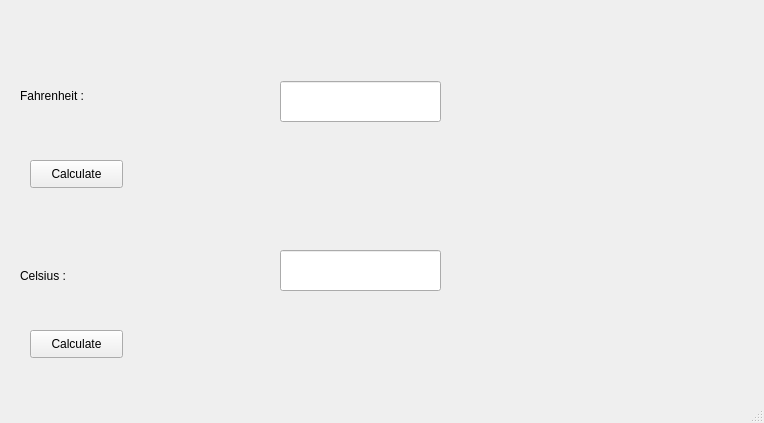
<?xml version="1.0" encoding="UTF-8"?>
<ui version="4.0">
 <class>MainWindow</class>
 <widget class="QMainWindow" name="MainWindow">
  <property name="geometry">
   <rect>
    <x>0</x>
    <y>0</y>
    <width>764</width>
    <height>423</height>
   </rect>
  </property>
  <property name="windowTitle">
   <string>MainWindow</string>
  </property>
  <widget class="QWidget" name="centralwidget">
   <widget class="QLabel" name="fahrenlabel">
    <property name="geometry">
     <rect>
      <x>20</x>
      <y>70</y>
      <width>241</width>
      <height>51</height>
     </rect>
    </property>
    <property name="text">
     <string>Fahrenheit :</string>
    </property>
   </widget>
   <widget class="QLineEdit" name="lineEdit">
    <property name="geometry">
     <rect>
      <x>280</x>
      <y>81</y>
      <width>161</width>
      <height>41</height>
     </rect>
    </property>
   </widget>
   <widget class="QLabel" name="label_2">
    <property name="geometry">
     <rect>
      <x>20</x>
      <y>250</y>
      <width>241</width>
      <height>51</height>
     </rect>
    </property>
    <property name="text">
     <string>Celsius : </string>
    </property>
   </widget>
   <widget class="QLineEdit" name="lineEdit_2">
    <property name="geometry">
     <rect>
      <x>280</x>
      <y>250</y>
      <width>161</width>
      <height>41</height>
     </rect>
    </property>
   </widget>
   <widget class="QPushButton" name="Fahrenbutton">
    <property name="geometry">
     <rect>
      <x>30</x>
      <y>160</y>
      <width>93</width>
      <height>28</height>
     </rect>
    </property>
    <property name="text">
     <string>Calculate</string>
    </property>
   </widget>
   <widget class="QLabel" name="result1">
    <property name="geometry">
     <rect>
      <x>290</x>
      <y>160</y>
      <width>231</width>
      <height>21</height>
     </rect>
    </property>
    <property name="text">
     <string/>
    </property>
   </widget>
   <widget class="QPushButton" name="Celcbutton">
    <property name="geometry">
     <rect>
      <x>30</x>
      <y>330</y>
      <width>93</width>
      <height>28</height>
     </rect>
    </property>
    <property name="text">
     <string>Calculate</string>
    </property>
   </widget>
   <widget class="QLabel" name="result2">
    <property name="geometry">
     <rect>
      <x>270</x>
      <y>330</y>
      <width>281</width>
      <height>21</height>
     </rect>
    </property>
    <property name="text">
     <string/>
    </property>
   </widget>
  </widget>
  <widget class="QMenuBar" name="menubar">
   <property name="geometry">
    <rect>
     <x>0</x>
     <y>0</y>
     <width>764</width>
     <height>26</height>
    </rect>
   </property>
  </widget>
  <widget class="QStatusBar" name="statusbar"/>
 </widget>
 <resources/>
 <connections/>
</ui>
